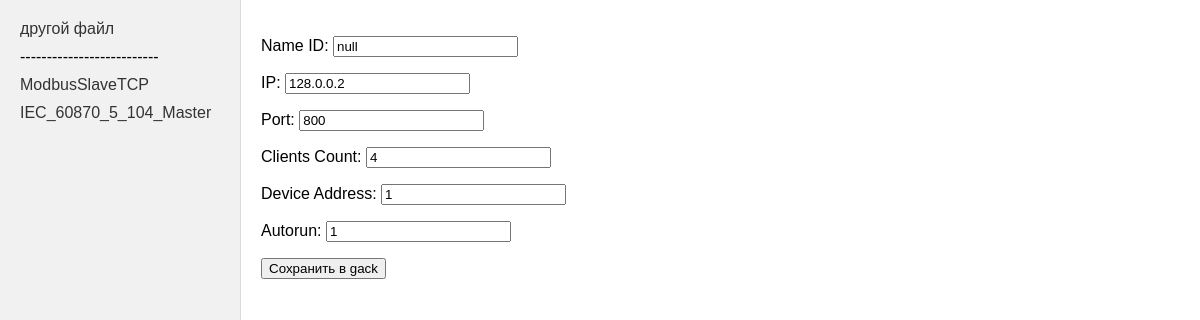
Page /main/controllerInfo/?item=ModbusSlaveTCP on the earlier database version.
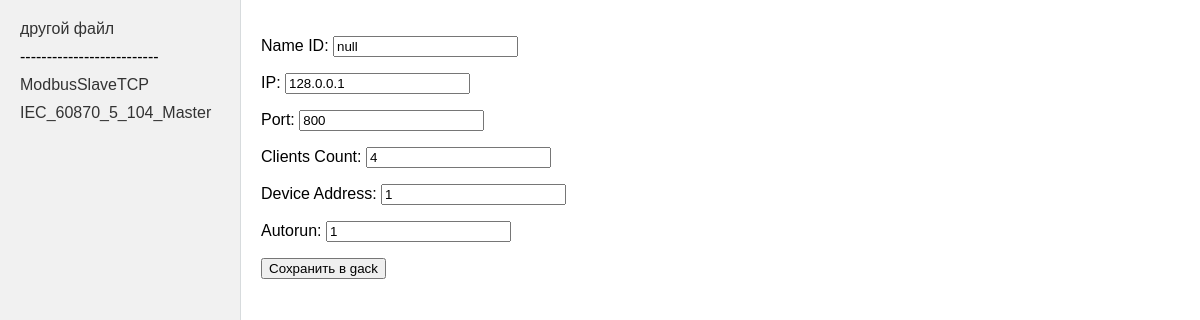
Same page on the later database version.
### main/models.py (models this page shows)
class ModbusSlaveTCP(models.Model):
    IP = models.CharField(max_length=15)
    Port = models.CharField(max_length=255)
    Clients_Count = models.IntegerField()
    Device_Address = models.IntegerField()
    Autorun = models.CharField(max_length=255)
    Name_ID = models.CharField(max_length=255, default='null', null=True)
    Sector = models.CharField(max_length=255, default='null', null=True, blank=True)
    Registers = models.CharField(max_length=255, default='null', null=True, blank=True)
    def __str__(self):
        return "ModbusSlaveTCP"

### main/views.py (the view)
# urls.py: path('controllerInfo/', viewBlocks, name="blockview"),    # http://127.0.0.1:8000/main/controllerInfo   # path('controllerInfo/<str:nameModel>/', edit_my_model, name='edit_my_model'),
def viewBlocks(request):
    listInfo = request.session.get('mypath')
    IGNORE_LIST = ['Sector', 'Registers', 'Read_registers', 'Write_registers', 'Endpoints', 'Registers_type',
                   'Start', 'Data_Type', 'Count', 'Bytes_Order', 'Period', 'Name', 'Composition', 'Control',
                   'Description', 'Data', 'Command', 'Files', 'Read registers', 'Write registers',
                   'Registers type', 'Bytes Order', 'Data Type', 'Interrogation periods',
                   'Interrogation_periods', "IOA", "ASDU", "Type", "Groups", "Cause of transmission",
                   "Range", "Type send", "Registers Type"]  # - динамические элементы
    object_list = [ModbusSlaveTCP.objects.first(), ModbusikMasterTCP.objects.first(),
                   ModbusSlaveRTU.objects.first(), ModbusikMasterRTU.objects.first(),
                   IEC_60870_5_104_Slave.objects.first(), IEC_60870_5_104_Master.objects.first()]
    object_list = [x for x in object_list if x is not None]
    nameModel = request.GET.get('item')
    success_message = None
    model_form_mapping = {
        "IEC_60870_5_104_Master": (IEC_Master_Form, IEC_60870_5_104_Master),
        "IEC_60870_5_104_Slave": (IEC_Slave_Form, IEC_60870_5_104_Slave),
        "ModbusikMasterRTU": (ModbusikMasterRTU_Form, ModbusikMasterRTU),
        "ModbusSlaveRTU": (ModbusSlaveRTU_Form, ModbusSlaveRTU),
        "ModbusikMasterTCP": (ModbusikMasterTCP_Form, ModbusikMasterTCP),
        "ModbusSlaveTCP": (ModbusSlaveTCP_Form, ModbusSlaveTCP),
    }
    if nameModel in model_form_mapping:
        form_class, model_class = model_form_mapping[nameModel]
        current_model = model_class.objects.first()
        if request.method == "POST":
            form = form_class(request.POST, instance=current_model)
            try:
                form.save()
                write_GACSECTOR(listInfo)
                success_message = 'данные изменены!'
            except Exception as e:
                print(e)
                form.add_error(None, 'ошибка сохранения')
        else:
            form = form_class(instance=current_model)
    else:
        form = None
    context = {
        "object_list": object_list,
        "form": form,
        "nameModel": nameModel,
        'success_message': success_message,
        "Ignore": IGNORE_LIST
    }
    return render(request, "main/mainpage.html", context)

### main/forms.py
class ModbusSlaveTCP_Form(forms.ModelForm):
    class Meta:
        model = ModbusSlaveTCP
        fields = ['Name_ID', 'IP', 'Port', 'Clients_Count', 'Device_Address', 'Autorun', 'Registers']

### main/models.py (called while the page is built)
    def __str__(self):
        return "IEC_60870_5_104_Master"

### main/templates/main/mainpage.html (shortened to what this page needs)
{% load static %}
<!DOCTYPE html>
<html>
    <head>
        <link type="text/css" href="{% static 'css/style.css' %}" rel="stylesheet" />
    </head>
    <body>
    <div class="sidebar">
        <ul>
            <li><a href="/main">другой файл</a></li>
            <li>--------------------------</li>
            {% for item in object_list %}
                <li><a href="{% url 'blockview' %}?item={{ item }}">{{ item }}</a></li>
            {% endfor %}
        </ul>
    </div>
    <div class="content">
        <form action="{% url 'blockview' %}?item={{nameModel}}" method = "post">
            {% for object in form %}
                {% if object.label not in Ignore %}
                    <p><label class="form-label" > {{object.label}}: </label> {{ object }} </p>
                {% endif %}
                {% if forloop.last %}
                  <button type="submit">Сохранить в gack</button>
                {% endif %}
            {% endfor %}
        </form>
    </div>
    </body>
</html>

Differences in the rows shown:
changed ModbusSlaveTCP "null": IP "128.0.0.2" → "128.0.0.1"
